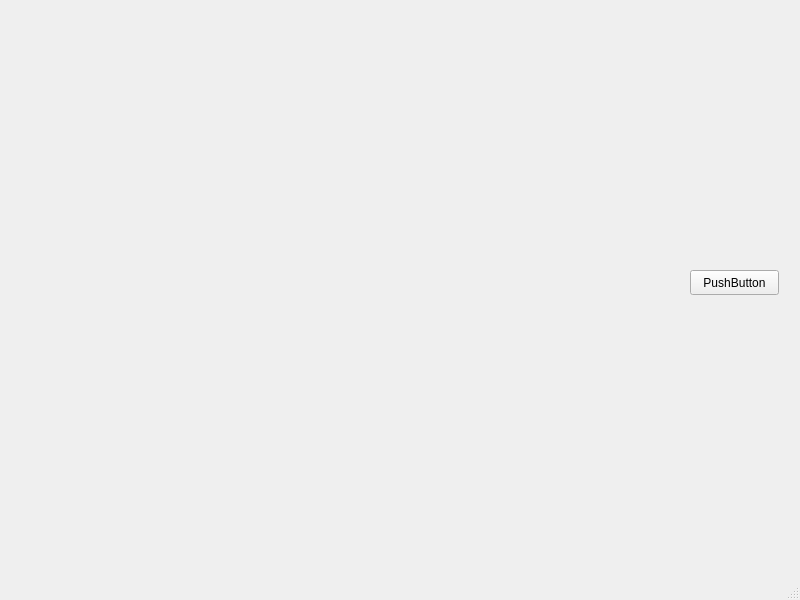
<?xml version="1.0" encoding="UTF-8"?>
<ui version="4.0">
 <class>MainWindow</class>
 <widget class="QMainWindow" name="MainWindow">
  <property name="geometry">
   <rect>
    <x>0</x>
    <y>0</y>
    <width>800</width>
    <height>600</height>
   </rect>
  </property>
  <property name="windowTitle">
   <string>MainWindow</string>
  </property>
  <widget class="QWidget" name="centralwidget">
   <widget class="QLabel" name="label">
    <property name="geometry">
     <rect>
      <x>10</x>
      <y>20</y>
      <width>640</width>
      <height>480</height>
     </rect>
    </property>
    <property name="text">
     <string/>
    </property>
   </widget>
   <widget class="QPushButton" name="pushButton">
    <property name="geometry">
     <rect>
      <x>690</x>
      <y>270</y>
      <width>89</width>
      <height>25</height>
     </rect>
    </property>
    <property name="text">
     <string>PushButton</string>
    </property>
   </widget>
  </widget>
  <widget class="QMenuBar" name="menubar">
   <property name="geometry">
    <rect>
     <x>0</x>
     <y>0</y>
     <width>800</width>
     <height>22</height>
    </rect>
   </property>
  </widget>
  <widget class="QStatusBar" name="statusbar"/>
 </widget>
 <resources/>
 <connections>
  <connection>
   <sender>pushButton</sender>
   <signal>clicked()</signal>
   <receiver>MainWindow</receiver>
   <slot>close()</slot>
   <hints>
    <hint type="sourcelabel">
     <x>734</x>
     <y>304</y>
    </hint>
    <hint type="destinationlabel">
     <x>399</x>
     <y>299</y>
    </hint>
   </hints>
  </connection>
 </connections>
</ui>
